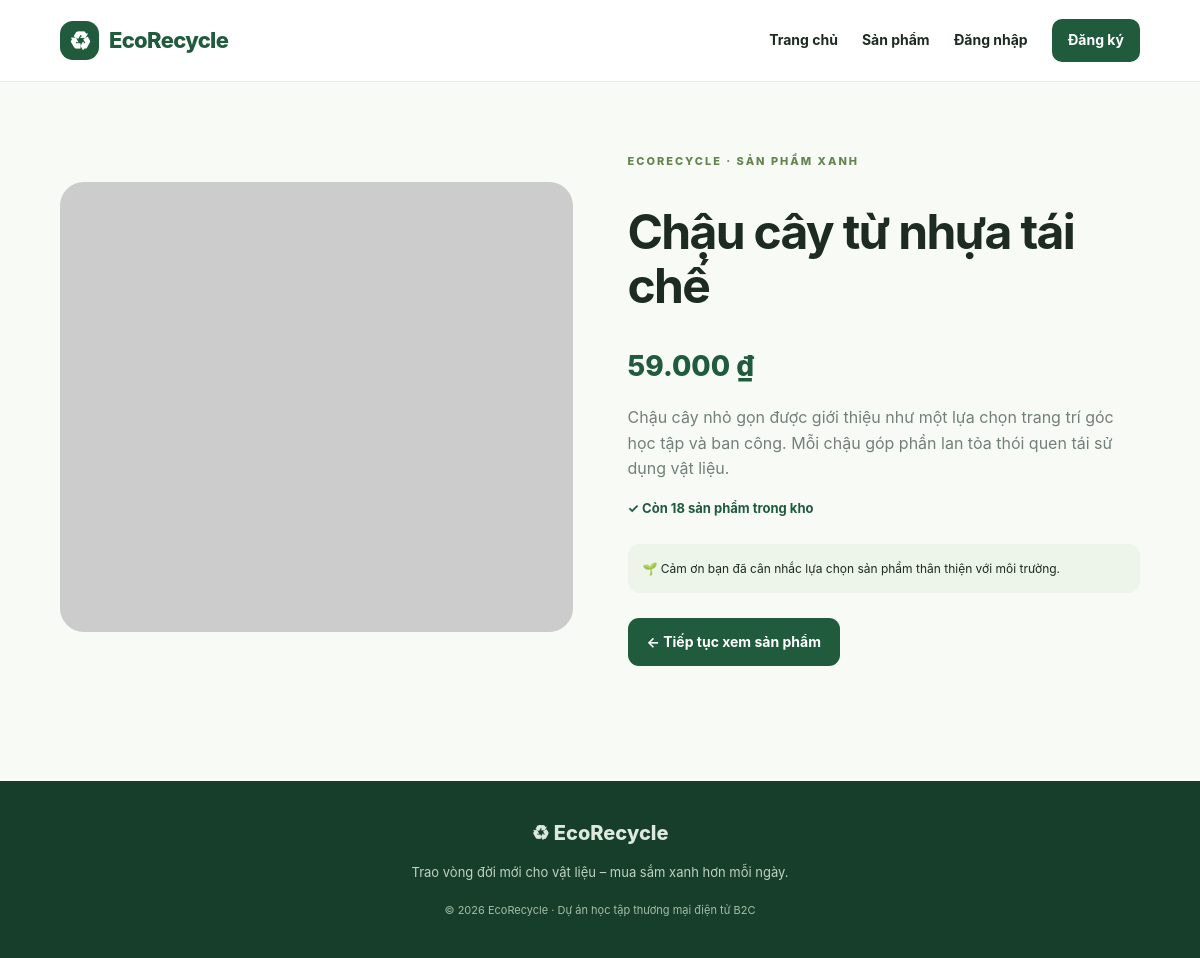
Screenshot of /public/product.php?id=2 with the database file from the repository.
### tables this page shows
CREATE TABLE IF NOT EXISTS products (
  id INT UNSIGNED AUTO_INCREMENT PRIMARY KEY,
  name VARCHAR(180) NOT NULL,
  description TEXT NOT NULL,
  price DECIMAL(12,2) NOT NULL DEFAULT 0,
  stock INT NOT NULL DEFAULT 0,
  image_url VARCHAR(1000) DEFAULT '',
  status ENUM('active','hidden') NOT NULL DEFAULT 'active',
  created_at TIMESTAMP NOT NULL DEFAULT CURRENT_TIMESTAMP,
  updated_at TIMESTAMP NOT NULL DEFAULT CURRENT_TIMESTAMP ON UPDATE CURRENT_TIMESTAMP,
  INDEX idx_products_status (status),
  INDEX idx_products_name (name)
);

### includes/functions.php (called while the page is built, shortened)
<?php
function e(?string $value): string {
    return htmlspecialchars($value ?? '', ENT_QUOTES, 'UTF-8');
}
function money(float|int|string $amount): string {
    return number_format((float)$amount, 0, ',', '.') . ' ₫';
}

### public/product.php (the view, shortened to what this page needs)
<?php
require_once __DIR__ . '/../config/database.php';
require_once __DIR__ . '/../includes/functions.php';
$id = filter_input(INPUT_GET, 'id', FILTER_VALIDATE_INT);
$stmt = $pdo->prepare("SELECT * FROM products WHERE id = ? AND status = 'active'");
$stmt->execute([$id ?: 0]); $product = $stmt->fetch();
require __DIR__ . '/../includes/header.php';
?>
<div class="detail-layout">
  <div class="detail-image"><img src="<?= e($product['image_url']) ?>" alt="<?= e($product['name']) ?>" onerror="this.src='https://placehold.co/800x700/e8f2e8/245a3b?text=EcoRecycle'"></div>
  <div class="detail-copy"><span class="eyebrow">ECORECYCLE · SẢN PHẨM XANH</span><h1><?= e($product['name']) ?></h1><div class="detail-price"><?= money($product['price']) ?></div><p><?= nl2br(e($product['description'])) ?></p><p class="stock-note"><?= (int)$product['stock'] > 0 ? '✓ Còn ' . (int)$product['stock'] . ' sản phẩm trong kho' : 'Tạm hết hàng' ?></p><div class="notice">🌱 Cảm ơn bạn đã cân nhắc lựa chọn sản phẩm thân thiện với môi trường.</div><a class="button button-primary" href="products.php">← Tiếp tục xem sản phẩm</a></div>
</div>
<?php require __DIR__ . '/../includes/footer.php'; ?>

### public/assets/style.css (style rules this page uses)
:root { --green:#205b3d;--green-dark:#153d2b;--mint:#e8f2e8;--lime:#c6e7a3;--ink:#1d2b22;--muted:#718078;--line:#e4eae4;--white:#fff;--paper:#f8faf6;--radius:20px;--shadow:0 18px 50px rgba(26,69,43,.09) }
* { box-sizing:border-box }
html { scroll-behavior:smooth }
body { margin:0;background:var(--paper);color:var(--ink);font-family:Inter,"Segoe UI",Arial,sans-serif;line-height:1.6 }
a { color:inherit;text-decoration:none }
.eyebrow { font-size:11px;font-weight:850;letter-spacing:2px;color:#62854d }
.button { display:inline-flex;align-items:center;justify-content:center;gap:8px;border:0;border-radius:11px;padding:13px 19px;font-weight:750;font-size:14px;cursor:pointer;transition:transform .2s,background .2s }
.button-primary { background:var(--green);color:white }
.detail-layout { display:grid;grid-template-columns:1fr 1fr;gap:55px;align-items:center;padding:65px 0 }
.detail-image { height:450px;border-radius:24px;overflow:hidden;background:var(--mint) }
.detail-image img { width:100%;height:100%;object-fit:cover }
.detail-copy h1 { font-size:clamp(32px,4vw,48px);line-height:1.12;letter-spacing:-1.7px }
.detail-copy>p { color:var(--muted) }
.detail-price { font-size:28px;color:var(--green);font-weight:850 }
.stock-note { font-size:13px;color:var(--green)!important;font-weight:750 }
.notice { padding:15px;background:#edf4e9;border-radius:12px;font-size:12px;margin:25px 0 }

### rows the page displays
products: name "Chậu cây từ nhựa tái chế", price "59.000 ₫", description "Chậu cây nhỏ gọn được giới thiệu như một lựa chọn trang trí góc học tập và ban công. Mỗi chậu góp phần lan tỏa thói quen tái sử dụng vật liệu.", stock "18"
